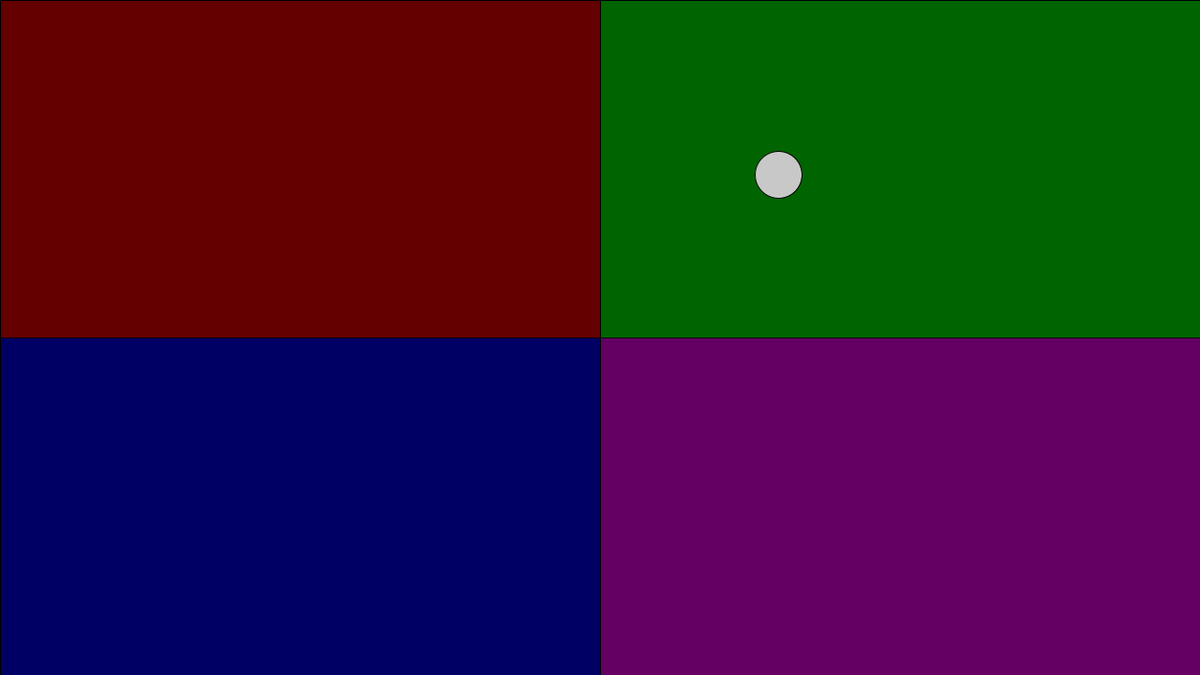
Frame 1 (no input)
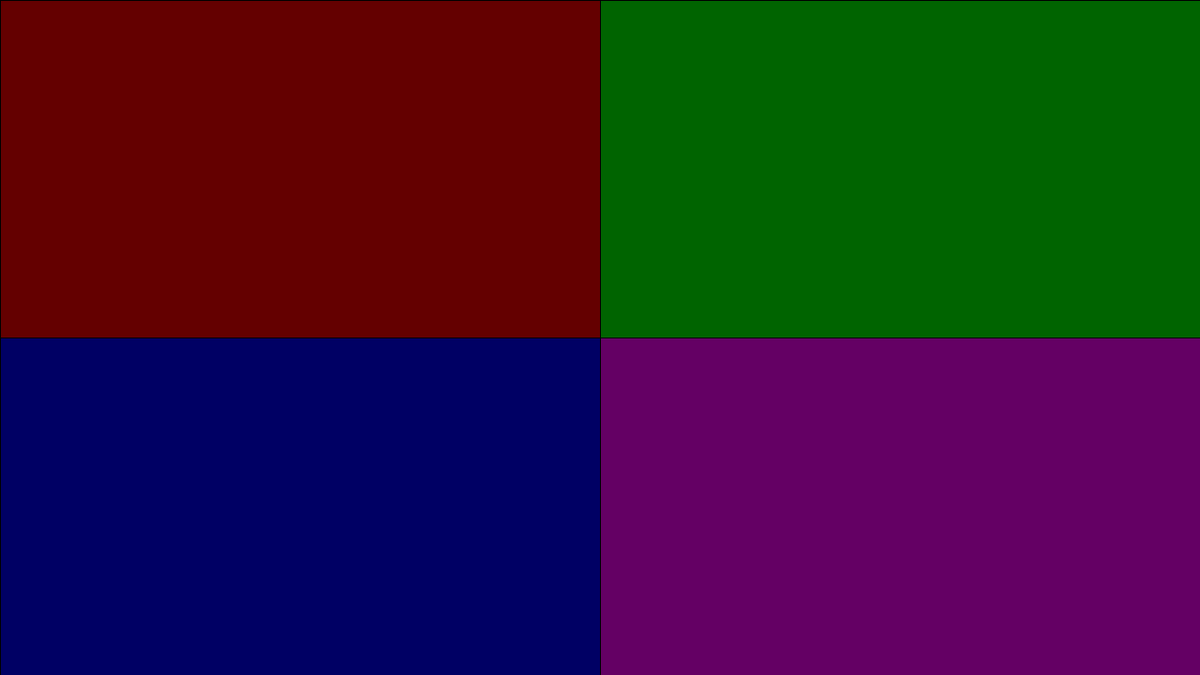
Frame 60 (the mouse pressed at the canvas centre just before this capture)
Frame 120 (the mouse held since frame 60 and released just before this capture): identical to frame 60, image omitted

The Processing sketch that drew these frames (run headless with seeded random() and noise(); from frame 60 on, the mouse is pressed at the canvas centre):

// Processing sketch: movingBallDifferentFluids
// ── movingBallDifferentFluids.pde
AgentMover M;
Liquid[] liquids;
color[] colors={color(100,0,0), color(0,100,0), color(0,0,100), color(100,0,100)};
float area;
PVector dragForce;
void setup(){
  M=new AgentMover();
  area = 0.001*RADIUS_CIRCLE*PI; // half perimeter
  size(1280, 720);
  background(0);
  liquids=new Liquid[4];
  float x, y;
  for(int l=0; l<liquids.length; l++){
    if(l%2==0){x=0;}
    else{x=width/2;}
    if(l<2){y=0;}
    else{y=height/2;}
    
    liquids[l]=new Liquid(random(0.001,10), random(0.001,10),
                          x, y, width/2., height/2.); 
    }
}

void draw(){
  background(0);
  for(int l=0; l<liquids.length; l++){
    liquids[l].applyForce(M);
    fill(colors[l]);
    rect(liquids[l].x, liquids[l].y, liquids[l].w, liquids[l].h);
  }
  M.action();
  
}

// ── AgentMover.pde
int RADIUS_CIRCLE=50;
int LIMIT_VELOCITY=50;
int CONSTANT_ACC=1;

class AgentMover{
  PVector location, velocity, acceleration;
  float mass;
  AgentMover(){
    this.location= new PVector(random(0, width), random(0, height));
    this.velocity = new PVector(random(-2, 2), random(-2, 2));
    this.acceleration = new PVector(random(2), random(2));
    this.mass=1;
  }
  void planning(){    
    PVector delta = new PVector(mouseX, mouseY);
    delta.sub(this.location);
    delta.normalize();
    delta.mult(CONSTANT_ACC);
    this.acceleration.add(delta);
    this.velocity.add(this.acceleration);
    this.velocity.limit(LIMIT_VELOCITY);    
    this.location.add(this.velocity);
    this.acceleration.mult(0);
  }
  
  void applyForce(PVector force){    
    this.acceleration.add(PVector.div(force, mass));
  }
  void action(){
    this.planning();    
    fill(200);
    ellipse(this.location.x, this.location.y, RADIUS_CIRCLE, RADIUS_CIRCLE);
  }
}

// ── Liquid.pde
class Liquid{
  float rho, C_d, x, y, w, h;
  Liquid(float rho, float C_d, float x, float y, float w, float h){
    this.rho=rho;
    this.C_d=C_d;
    this.x=x; this.y=y;
    this.w=w; this.h=h;
    println("Created liquid with rho ", this.rho, " and Cd ", this.C_d);
  }
  boolean isInside(AgentMover M){
    if(M.location.x<this.x){return false;}    
    if(M.location.x>this.x+this.w){return false;}    
    if(M.location.y<this.y){return false;}    
    if(M.location.y<this.y+this.h){return false;}
    return true;
  }
  void applyForce(AgentMover M){
    if(!this.isInside(M)){return;}
       PVector drag_force=M.velocity.copy();
       float mag=drag_force.mag();
       drag_force.normalize();       
       drag_force.mult(-0.5*area*this.C_d*this.rho*mag);       
       M.applyForce(drag_force);       
       // if(drag_force.x!=drag_force.x || drag_force.y!=drag_force.y){exit();}       
  }
}
